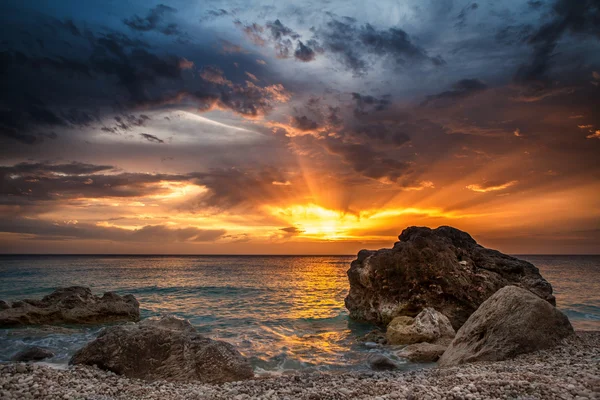
#> input picture act10/imagen.jpg, 600 x 400 px, found by its file name
$ python act4.py
#> lines starting #> are read from the running program, lines starting #| are printed output that depends on the picture
from PIL import Image, ImageOps
import numpy as np

# Cargar la imagen
imagen = Image.open('uploads/imagen.jpg')
#> imagen is the input picture: PIL image 600x400 RGB; mean R, G, B 101.5, 82.3, 72.2

# Convertir a escala de grises
imagen_gris = ImageOps.grayscale(imagen)
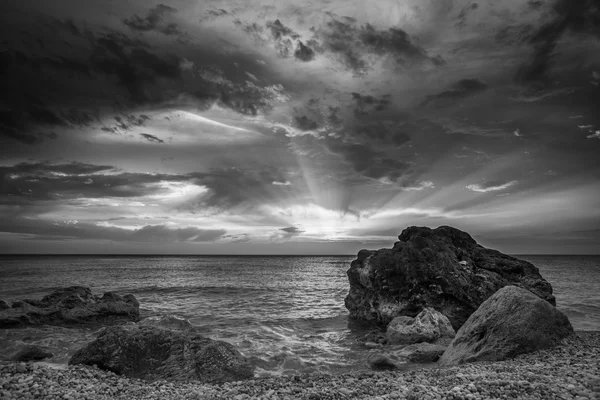
#> imagen_gris: PIL image 600x400 L; min 0, max 250, mean 86.9

# Convertir la imagen gris a un array numpy
imagen_gris_np = np.array(imagen_gris)

# Seleccionar un color para sombrear (por ejemplo, rojo con RGB (255, 0, 0))
color_sombreado = (0, 0, 255)

# Crear una matriz vacía para la imagen coloreada
datos_coloreados = np.zeros((imagen_gris_np.shape[0], imagen_gris_np.shape[1], 3), dtype=np.uint8)

# Aplicar el sombreado
for i in range(imagen_gris_np.shape[0]):
    for j in range(imagen_gris_np.shape[1]):
        datos_coloreados[i, j] = color_sombreado if imagen_gris_np[i, j] < 128 else (255, 255, 255)
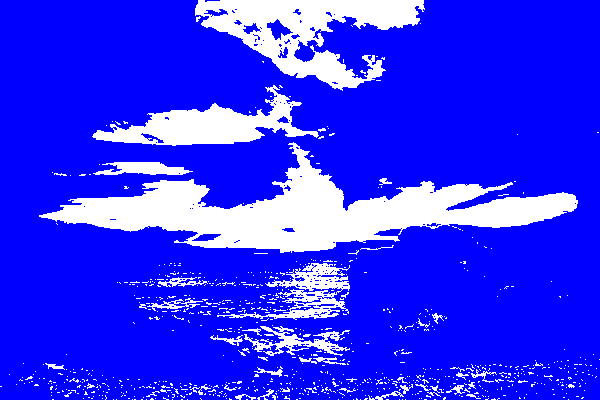
#> datos_coloreados: shape (400, 600, 3); mean of channels 0, 1, 2 47.6, 47.6, 255; drawn as R, G, B

# Crear la imagen sombreada a partir del array modificado
imagen_coloreada = Image.fromarray(datos_coloreados, 'RGB')

# Guardar la imagen sombreada
imagen_coloreada.save('uploads/imagen_sombreada_blue.jpg')

# Mostrar la imagen sombreada (opcional, puede causar advertencias en algunos sistemas Linux)
# imagen_coloreada.show()
